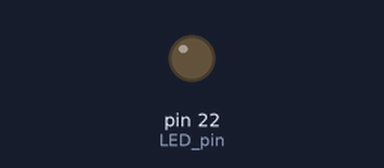
Bench run of a program on a simulated Raspberry Pi (header pin numbers). Parts: output pins drawn as LEDs (lit = HIGH). What the program prints to the terminal is not drawn.

Above: at 0.05 s.
At 1.85 s:
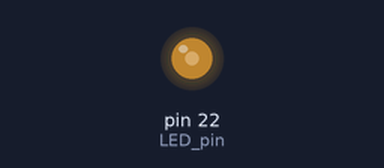
At 3.7 s:
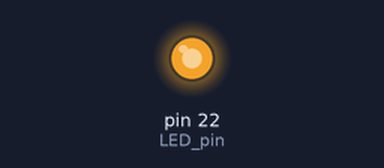
At 7.4 s:
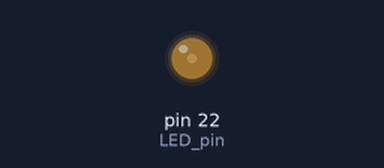
Timing chart, 0 to 10.4 s (numbered marks = the images above):
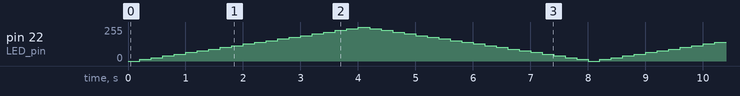

The program:

PWM_LED.py
```python
import RPi.GPIO as GPIO
import time

GPIO.setwarnings(False)
LED_pin=22
PWM_FREQ=200

GPIO.setmode(GPIO.BOARD)
GPIO.setup(LED_pin,GPIO.OUT)

pwm=GPIO.PWM(LED_pin,PWM_FREQ)
pwm.start(0) #Start control PWM and initialize to 0

try:
	print("Press ctrl-c to stop running.")
	while(True):
		for duty_cycle in range(0,100,5):
			pwm.ChangeDutyCycle(duty_cycle)
			time.sleep(0.2)
		for duty_cycle in range(100,0,-5):
			pwm.ChangeDutyCycle(duty_cycle)
			time.sleep(0.2)
except KeyboardInterrupt:
	print("Stop")
finally:
	pwm.stop()
	GPIO.cleanup()
```
